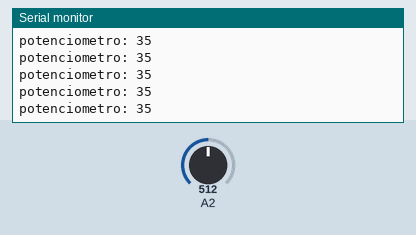
Simulated run of this sketch. Board: Arduino Uno, built with avr-gcc and run on an emulated ATmega328P. Parts: the last lines printed to the serial monitor. Inputs (shaded band) come from the test bench; at power-on: A2 = 512.

Above: at 1.2 s.
1.3 s: A2 set to 716
At 1.8 s:
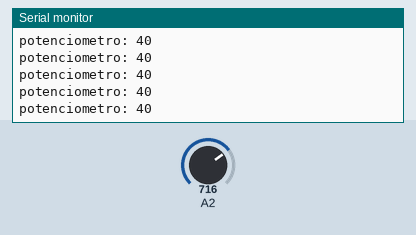
4.3 s: A2 set to 900
At 4.9 s:
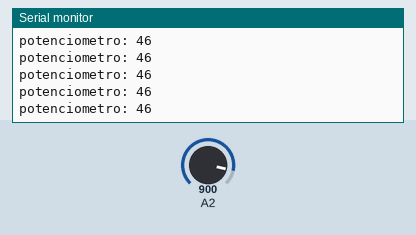
Timing chart, 0 to 7.3 s (numbered marks = the images above; inputs shaded):
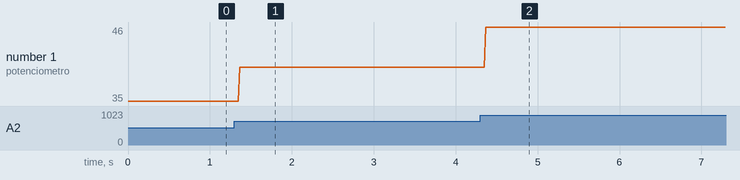

Measured:
- after the input at 1.3 s, the serial monitor: prints a new line after 0.06 s (image 1)
- after the input at 4.3 s, the serial monitor: prints a new line after 0.07 s (image 2)
- plotted number 1: 35 → 40 after the input at 1.3 s, 40 → 46 after the input at 4.3 s

The sketch:

pr_tica_8.ino
```cpp
void setup() {
  Serial.begin(9600);
  pinMode(2, INPUT);

}

void loop() {
  Serial.print("potenciometro: ");
  Serial.println((analogRead(2) * 30 / 1023) + 20);

}
```
